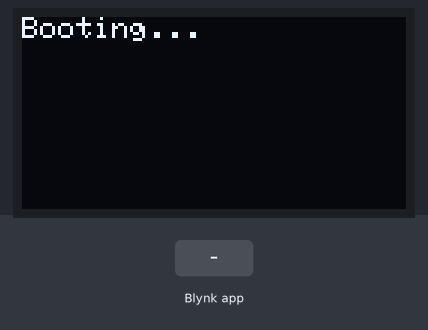
A sketch run on a simulated ESP32. On the bench: 128×64 one-colour display. Inputs (shaded band) come from the test bench. WiFi joins after 1.5 s; servers stay silent unless stated; what the sketch prints to the serial monitor is not drawn.

Above: at 2.0 s.
At 3.7 s:
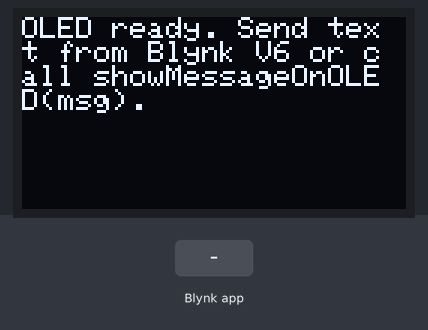
3.8 s: Blynk app writes 1 to V6
At 4.6 s:
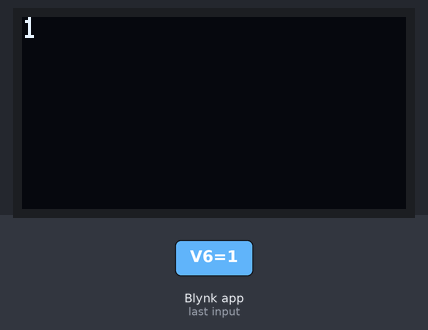
5.3 s: Blynk app writes 0 to V6
At 5.7 s:
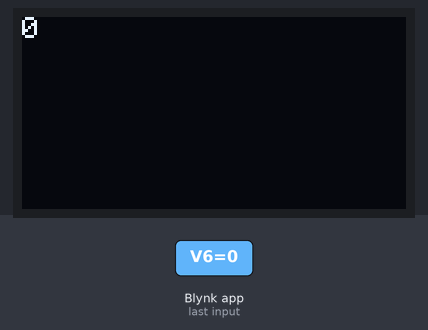
6.8 s: Blynk app writes 200 to V6
At 7.1 s:
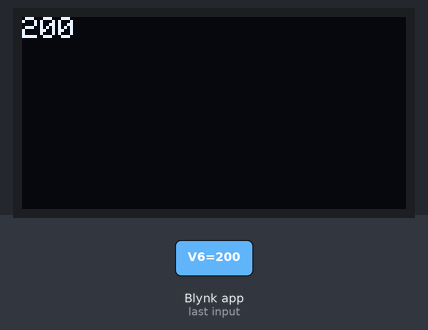
Timing chart, 0 to 9.8 s (numbered marks = the images above; inputs shaded):
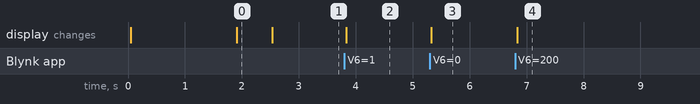

The sketch:

OLED_display_with_Blynk.ino
```cpp
#define BLYNK_TEMPLATE_ID "TMPL36iH5oeLd"
#define BLYNK_TEMPLATE_NAME "Baby monitoring system"
#define BLYNK_AUTH_TOKEN "vrxzQXkemuV1PibWzA53wxmIOGqZTOQx"

#include <Wire.h>
#include <WiFi.h>
#include <BlynkSimpleEsp32.h>
#include <Adafruit_GFX.h>
#include <Adafruit_SSD1306.h>

char ssid[] = "Airtel_bisw_4895";
char pass[] = "Air@27541";

// OLED configuration
#define SCREEN_WIDTH 128
#define SCREEN_HEIGHT 64
#define OLED_RESET -1
Adafruit_SSD1306 display(SCREEN_WIDTH, SCREEN_HEIGHT, &Wire, OLED_RESET);

// I2C pins (explicit)
#define SDA_PIN 21
#define SCL_PIN 22

// last shown message (avoid spamming same text repeatedly)
String lastShown = "";

void showMessageOnOLED(const String &msg) {
  // Trim message to fit (max ~ 4 lines * 21 chars ~ 84 chars) - adjust if you use different font/size
  String toShow = msg;
  if (toShow.length() > 80) toShow = toShow.substring(0, 80) + "...";

  // Avoid re-sending and re-printing identical message repeatedly
  if (toShow == lastShown) return;
  lastShown = toShow;

  // Display on OLED
  display.clearDisplay();
  display.setTextSize(1);
  display.setTextColor(SSD1306_WHITE);
  display.setCursor(0, 0);

  // Split into lines ~20 chars per line for readability
  const int LINE_LEN = 20;
  int start = 0;
  while (start < (int)toShow.length()) {
    String line = toShow.substring(start, min(start + LINE_LEN, (int)toShow.length()));
    display.println(line);
    start += LINE_LEN;
  }
  display.display();

  // Send to Blynk V6 (App → Device mapping)
  Blynk.virtualWrite(V6, toShow);

  // Also log to serial
  Serial.print("[OLED] ");
  Serial.println(toShow);
}

// Blynk handler: when App writes to V6, show on OLED
BLYNK_WRITE(V6) {
  String s = param.asString();
  Serial.print("[BLYNK -> V6] Received: ");
  Serial.println(s);
  showMessageOnOLED(s);
}

void setup() {
  Serial.begin(115200);
  delay(50);
  Serial.println("OLED <-> Blynk V6 bridge starting...");

  // Initialize I2C on chosen pins
  Wire.begin(SDA_PIN, SCL_PIN);
  // Init OLED
  if (!display.begin(SSD1306_SWITCHCAPVCC, 0x3C)) {
    Serial.println("SSD1306 allocation failed");
    while (1) delay(1000);
  }
  display.clearDisplay();
  display.setTextSize(1);
  display.setTextColor(SSD1306_WHITE);

  // Show boot message (this will also send to Blynk V6)
  Blynk.begin(BLYNK_AUTH_TOKEN, ssid, pass); // start Blynk early so virtualWrite will work
  showMessageOnOLED("Booting...");

  // Short pause then show ready
  delay(600);
  showMessageOnOLED("OLED ready. Send text from Blynk V6 or call showMessageOnOLED(msg).");
}

void loop() {
  Blynk.run();

  // keep loop light
  delay(10);
}
```

Measured:
- after the input at 3.8 s, the display: changes at once (image 2)
- after the input at 5.3 s, the display: changes at once (image 3)
- after the input at 6.8 s, the display: changes at once (image 4)
- what the display in image 0 shows lasts 0.6 s, from 1.9 s to 2.5 s
